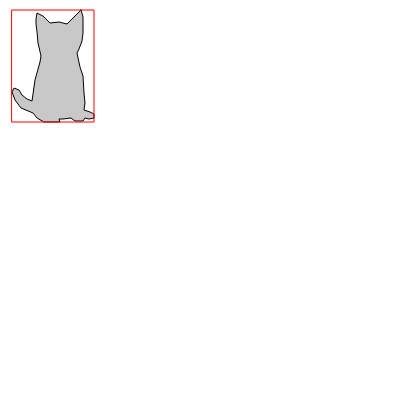
Frame 1 (no input)
Frame 60 (no input): identical to frame 1, image omitted
Frame 120 (the mouse pressed at the canvas centre since frame 60): identical to frame 1, image omitted

The p5.js sketch that drew this single still picture (run headless with seeded random() and noise() and a simulated clock; from frame 60 on, the mouse is pressed at the canvas centre):

// p5.js sketch
// ── sketch.js
let x = [
  81,
  83,
  83,
  83,
  83,
  82,
  79,
  77,
  80,
  83,
  84,
  85,
  84,
  90,
  94,
  94,
  89,
  85,
  83,
  75,
  71,
  63,
  59,
  60,
  44,
  37,
  33,
  21,
  15,
  12,
  14,
  19,
  22,
  27,
  32,
  35,
  40,
  41,
  38,
  37,
  36,
  36,
  37,
  43,
  50,
  59,
  67,
  71,
];

let y = [
  10,
  17,
  22,
  27,
  33,
  41,
  49,
  53,
  67,
  76,
  93,
  103,
  110,
  112,
  114,
  118,
  119,
  118,
  121,
  121,
  118,
  119,
  119,
  122,
  122,
  118,
  113,
  108,
  100,
  92,
  88,
  90,
  95,
  99,
  101,
  80,
  62,
  56,
  43,
  32,
  24,
  19,
  13,
  16,
  23,
  22,
  24,
  20,
];

let minX;
let maxX;
let minY;
let maxY;

function setup() {
  createCanvas(400, 400);
  minX = Math.min(...x);
  maxX = Math.max(...x);
  minY = Math.min(...y);
  maxY = Math.max(...y);
}

function draw() {
  background(255);
  stroke(0);
  if (mouseX > minX && mouseX < maxX && mouseY > minY && mouseY < maxY) {
    fill(255, 255, 0);
  } else {
    fill(200);
  }
  beginShape();
  for (let i = 0; i < x.length; i++) {
    vertex(x[i], y[i]);
  }
  endShape(CLOSE);
  noFill();
  stroke(255, 0, 0);
  rect(minX, minY, maxX - minX, maxY - minY);
}
